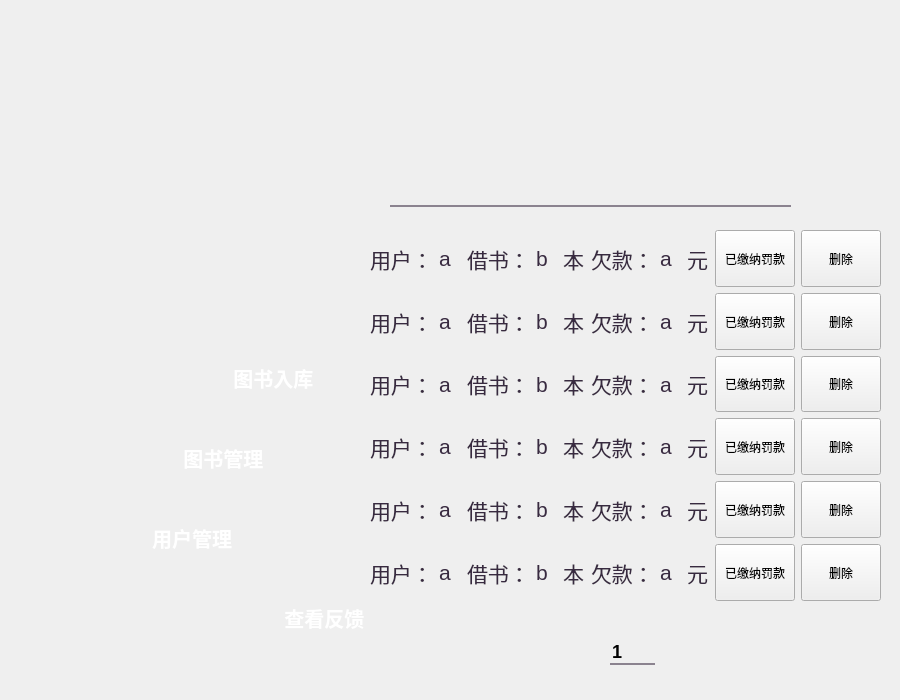
<?xml version="1.0" encoding="UTF-8"?>
<ui version="4.0">
 <class>usemmanagement</class>
 <widget class="QWidget" name="usemmanagement">
  <property name="geometry">
   <rect>
    <x>0</x>
    <y>0</y>
    <width>900</width>
    <height>700</height>
   </rect>
  </property>
  <property name="windowTitle">
   <string>Form</string>
  </property>
  <property name="styleSheet">
   <string notr="true">QPushButton#pushButton_2
{
border:none;
image:url(:/image/view_button.png);
}
QPushButton#reduce_button
{
border:none;
image:url(:/image/Arrow L_X10.png);
}
QPushButton#reduce_button:hover
{
border:none;
image:url(:/image/Arrow L_X10-pressed.png);
}
QPushButton#raise_button
{
border:none;
image:url(:/image/Arrow R_X10.png);
}
QPushButton#raise_button:hover
{
border:none;
image:url(:/image/Arrow R_X10-pressed.png);
}
QLineEdit
{
background-color:transparent;
border:none;
font:bold 18px ;
color:rgba(0,0,0);
border-bottom: 2px solid rgba(56,42,64,140);
}
QLineEdit:hover
{
background-color:transparent;
border:none;
font:bold 18px ;
color:rgb(56,42,64);
border-bottom: 2px solid rgb(56,42,64);
}

QLabel
{
color:rgb(56,42,64);
}
QComboBox
{
background-color:transparent;
border:none;
border-bottom: 2px solid rgba(56,42,64,140);
}
QComboBox:hover
{
background-color:transparent;
border:none;
border-bottom: 2px solid rgb(56,42,64);
}
QComboBox::drop-down
{
min-width: 55px;
border-image:url(:/image/folder-jump-down.png);
}
QComboBox::drop-down:hover
{
min-width: 55px;
border-image:url(:/image/folder-jump-down-pressed.png);
}
QPushButton#Seen_Button
{
border:none;
image:url(:/image/main_more.png);
color:white;
}
QPushButton#Seen_Button:hover
{
image:url(:/image/main_more_pressed.png);
color:white;
}

QPushButton#Update_Button
{
image:url(:/image/login.png);
color:white;
}
QPushButton#Update_Button:hover
{
image:url(:/image/login-pressed.png);
color:white;
}
QPushButton#PersonalMode_Button
{
border:none;
image:url(:/image/main_musicplay.png);
color:white;
}
QPushButton#PersonalMode_Button:hover
{
image:url(:/image/main_musicplay_pressed.png);
color:white;
}

QPushButton#BookMode_Button
{
border:none;
image:url(:/image/main_story.png);
color:white;
}
QPushButton#BookMode_Button:hover
{
image:url(:/image/main_story_pressed.png);
color:white;
}
QPushButton#FindBookMode_Button
{
border:none;
image:url(:/image/main_course_pressed.png);
color:white;
}
QPushButton#FindBookMode_Button:hover
{
image:url(:/image/main_course_pressed.png);
color:white;
}
QPushButton#pushButton
{
border:none;
image:url(:/image/allsongs_button.png);
color:white;
}
QPushButton#pushButton:hover
{
image:url(:/image/allsongs_button_pressed.png);
color:white;
}
QPushButton#btnClose
{
border:none;
image:url(:/image/delet_button.png);
color:white;
}
QPushButton#btnClose:hover
{
image:url(:/image/delet_button_pressed.png);
color:white;
}
</string>
  </property>
  <widget class="QWidget" name="verticalLayoutWidget_3">
   <property name="geometry">
    <rect>
     <x>370</x>
     <y>230</y>
     <width>511</width>
     <height>371</height>
    </rect>
   </property>
   <layout class="QVBoxLayout" name="verticalLayout">
    <item>
     <layout class="QHBoxLayout" name="horizontalLayout_2">
      <item>
       <widget class="QLabel" name="a">
        <property name="font">
         <font>
          <pointsize>16</pointsize>
         </font>
        </property>
        <property name="text">
         <string>用户：</string>
        </property>
       </widget>
      </item>
      <item>
       <widget class="QLabel" name="name">
        <property name="font">
         <font>
          <pointsize>16</pointsize>
         </font>
        </property>
        <property name="text">
         <string>a</string>
        </property>
       </widget>
      </item>
      <item>
       <widget class="QLabel" name="b">
        <property name="font">
         <font>
          <pointsize>16</pointsize>
         </font>
        </property>
        <property name="text">
         <string>借书：</string>
        </property>
       </widget>
      </item>
      <item>
       <widget class="QLabel" name="book">
        <property name="font">
         <font>
          <pointsize>16</pointsize>
         </font>
        </property>
        <property name="text">
         <string>b</string>
        </property>
       </widget>
      </item>
      <item>
       <widget class="QLabel" name="c">
        <property name="font">
         <font>
          <pointsize>16</pointsize>
         </font>
        </property>
        <property name="text">
         <string>本</string>
        </property>
       </widget>
      </item>
      <item>
       <widget class="QLabel" name="d">
        <property name="font">
         <font>
          <pointsize>16</pointsize>
         </font>
        </property>
        <property name="text">
         <string>欠款：</string>
        </property>
       </widget>
      </item>
      <item>
       <widget class="QLabel" name="money">
        <property name="font">
         <font>
          <pointsize>16</pointsize>
         </font>
        </property>
        <property name="text">
         <string>a</string>
        </property>
       </widget>
      </item>
      <item>
       <widget class="QLabel" name="e">
        <property name="font">
         <font>
          <pointsize>16</pointsize>
         </font>
        </property>
        <property name="text">
         <string>元</string>
        </property>
       </widget>
      </item>
      <item>
       <widget class="QPushButton" name="pay">
        <property name="sizePolicy">
         <sizepolicy hsizetype="Minimum" vsizetype="Expanding">
          <horstretch>0</horstretch>
          <verstretch>0</verstretch>
         </sizepolicy>
        </property>
        <property name="text">
         <string>已缴纳罚款</string>
        </property>
       </widget>
      </item>
      <item>
       <widget class="QPushButton" name="delete_2">
        <property name="sizePolicy">
         <sizepolicy hsizetype="Minimum" vsizetype="Expanding">
          <horstretch>0</horstretch>
          <verstretch>0</verstretch>
         </sizepolicy>
        </property>
        <property name="text">
         <string>删除</string>
        </property>
       </widget>
      </item>
     </layout>
    </item>
    <item>
     <layout class="QHBoxLayout" name="bookList2">
      <item>
       <widget class="QLabel" name="a_2">
        <property name="font">
         <font>
          <pointsize>16</pointsize>
         </font>
        </property>
        <property name="text">
         <string>用户：</string>
        </property>
       </widget>
      </item>
      <item>
       <widget class="QLabel" name="name_2">
        <property name="font">
         <font>
          <pointsize>16</pointsize>
         </font>
        </property>
        <property name="text">
         <string>a</string>
        </property>
       </widget>
      </item>
      <item>
       <widget class="QLabel" name="b_2">
        <property name="font">
         <font>
          <pointsize>16</pointsize>
         </font>
        </property>
        <property name="text">
         <string>借书：</string>
        </property>
       </widget>
      </item>
      <item>
       <widget class="QLabel" name="book_2">
        <property name="font">
         <font>
          <pointsize>16</pointsize>
         </font>
        </property>
        <property name="text">
         <string>b</string>
        </property>
       </widget>
      </item>
      <item>
       <widget class="QLabel" name="c_2">
        <property name="font">
         <font>
          <pointsize>16</pointsize>
         </font>
        </property>
        <property name="text">
         <string>本</string>
        </property>
       </widget>
      </item>
      <item>
       <widget class="QLabel" name="d_2">
        <property name="font">
         <font>
          <pointsize>16</pointsize>
         </font>
        </property>
        <property name="text">
         <string>欠款：</string>
        </property>
       </widget>
      </item>
      <item>
       <widget class="QLabel" name="money_2">
        <property name="font">
         <font>
          <pointsize>16</pointsize>
         </font>
        </property>
        <property name="text">
         <string>a</string>
        </property>
       </widget>
      </item>
      <item>
       <widget class="QLabel" name="e_2">
        <property name="font">
         <font>
          <pointsize>16</pointsize>
         </font>
        </property>
        <property name="text">
         <string>元</string>
        </property>
       </widget>
      </item>
      <item>
       <widget class="QPushButton" name="pay_2">
        <property name="sizePolicy">
         <sizepolicy hsizetype="Minimum" vsizetype="Expanding">
          <horstretch>0</horstretch>
          <verstretch>0</verstretch>
         </sizepolicy>
        </property>
        <property name="text">
         <string>已缴纳罚款</string>
        </property>
       </widget>
      </item>
      <item>
       <widget class="QPushButton" name="delete_3">
        <property name="sizePolicy">
         <sizepolicy hsizetype="Minimum" vsizetype="Expanding">
          <horstretch>0</horstretch>
          <verstretch>0</verstretch>
         </sizepolicy>
        </property>
        <property name="text">
         <string>删除</string>
        </property>
       </widget>
      </item>
     </layout>
    </item>
    <item>
     <layout class="QHBoxLayout" name="bookList3">
      <item>
       <widget class="QLabel" name="a_3">
        <property name="font">
         <font>
          <pointsize>16</pointsize>
         </font>
        </property>
        <property name="text">
         <string>用户：</string>
        </property>
       </widget>
      </item>
      <item>
       <widget class="QLabel" name="name_3">
        <property name="font">
         <font>
          <pointsize>16</pointsize>
         </font>
        </property>
        <property name="text">
         <string>a</string>
        </property>
       </widget>
      </item>
      <item>
       <widget class="QLabel" name="b_3">
        <property name="font">
         <font>
          <pointsize>16</pointsize>
         </font>
        </property>
        <property name="text">
         <string>借书：</string>
        </property>
       </widget>
      </item>
      <item>
       <widget class="QLabel" name="book_3">
        <property name="font">
         <font>
          <pointsize>16</pointsize>
         </font>
        </property>
        <property name="text">
         <string>b</string>
        </property>
       </widget>
      </item>
      <item>
       <widget class="QLabel" name="c_3">
        <property name="font">
         <font>
          <pointsize>16</pointsize>
         </font>
        </property>
        <property name="text">
         <string>本</string>
        </property>
       </widget>
      </item>
      <item>
       <widget class="QLabel" name="d_3">
        <property name="font">
         <font>
          <pointsize>16</pointsize>
         </font>
        </property>
        <property name="text">
         <string>欠款：</string>
        </property>
       </widget>
      </item>
      <item>
       <widget class="QLabel" name="money_3">
        <property name="font">
         <font>
          <pointsize>16</pointsize>
         </font>
        </property>
        <property name="text">
         <string>a</string>
        </property>
       </widget>
      </item>
      <item>
       <widget class="QLabel" name="e_3">
        <property name="font">
         <font>
          <pointsize>16</pointsize>
         </font>
        </property>
        <property name="text">
         <string>元</string>
        </property>
       </widget>
      </item>
      <item>
       <widget class="QPushButton" name="pay_3">
        <property name="sizePolicy">
         <sizepolicy hsizetype="Minimum" vsizetype="Expanding">
          <horstretch>0</horstretch>
          <verstretch>0</verstretch>
         </sizepolicy>
        </property>
        <property name="text">
         <string>已缴纳罚款</string>
        </property>
       </widget>
      </item>
      <item>
       <widget class="QPushButton" name="delete_4">
        <property name="sizePolicy">
         <sizepolicy hsizetype="Minimum" vsizetype="Expanding">
          <horstretch>0</horstretch>
          <verstretch>0</verstretch>
         </sizepolicy>
        </property>
        <property name="text">
         <string>删除</string>
        </property>
       </widget>
      </item>
     </layout>
    </item>
    <item>
     <layout class="QHBoxLayout" name="bookList4_2">
      <item>
       <widget class="QLabel" name="a_4">
        <property name="font">
         <font>
          <pointsize>16</pointsize>
         </font>
        </property>
        <property name="text">
         <string>用户：</string>
        </property>
       </widget>
      </item>
      <item>
       <widget class="QLabel" name="name_4">
        <property name="font">
         <font>
          <pointsize>16</pointsize>
         </font>
        </property>
        <property name="text">
         <string>a</string>
        </property>
       </widget>
      </item>
      <item>
       <widget class="QLabel" name="b_4">
        <property name="font">
         <font>
          <pointsize>16</pointsize>
         </font>
        </property>
        <property name="text">
         <string>借书：</string>
        </property>
       </widget>
      </item>
      <item>
       <widget class="QLabel" name="book_4">
        <property name="font">
         <font>
          <pointsize>16</pointsize>
         </font>
        </property>
        <property name="text">
         <string>b</string>
        </property>
       </widget>
      </item>
      <item>
       <widget class="QLabel" name="c_4">
        <property name="font">
         <font>
          <pointsize>16</pointsize>
         </font>
        </property>
        <property name="text">
         <string>本</string>
        </property>
       </widget>
      </item>
      <item>
       <widget class="QLabel" name="d_4">
        <property name="font">
         <font>
          <pointsize>16</pointsize>
         </font>
        </property>
        <property name="text">
         <string>欠款：</string>
        </property>
       </widget>
      </item>
      <item>
       <widget class="QLabel" name="money_4">
        <property name="font">
         <font>
          <pointsize>16</pointsize>
         </font>
        </property>
        <property name="text">
         <string>a</string>
        </property>
       </widget>
      </item>
      <item>
       <widget class="QLabel" name="e_4">
        <property name="font">
         <font>
          <pointsize>16</pointsize>
         </font>
        </property>
        <property name="text">
         <string>元</string>
        </property>
       </widget>
      </item>
      <item>
       <widget class="QPushButton" name="pay_4">
        <property name="sizePolicy">
         <sizepolicy hsizetype="Minimum" vsizetype="Expanding">
          <horstretch>0</horstretch>
          <verstretch>0</verstretch>
         </sizepolicy>
        </property>
        <property name="text">
         <string>已缴纳罚款</string>
        </property>
       </widget>
      </item>
      <item>
       <widget class="QPushButton" name="delete_5">
        <property name="sizePolicy">
         <sizepolicy hsizetype="Minimum" vsizetype="Expanding">
          <horstretch>0</horstretch>
          <verstretch>0</verstretch>
         </sizepolicy>
        </property>
        <property name="text">
         <string>删除</string>
        </property>
       </widget>
      </item>
     </layout>
    </item>
    <item>
     <layout class="QHBoxLayout" name="bookList4_3">
      <item>
       <widget class="QLabel" name="a_5">
        <property name="font">
         <font>
          <pointsize>16</pointsize>
         </font>
        </property>
        <property name="text">
         <string>用户：</string>
        </property>
       </widget>
      </item>
      <item>
       <widget class="QLabel" name="name_5">
        <property name="font">
         <font>
          <pointsize>16</pointsize>
         </font>
        </property>
        <property name="text">
         <string>a</string>
        </property>
       </widget>
      </item>
      <item>
       <widget class="QLabel" name="b_5">
        <property name="font">
         <font>
          <pointsize>16</pointsize>
         </font>
        </property>
        <property name="text">
         <string>借书：</string>
        </property>
       </widget>
      </item>
      <item>
       <widget class="QLabel" name="book_5">
        <property name="font">
         <font>
          <pointsize>16</pointsize>
         </font>
        </property>
        <property name="text">
         <string>b</string>
        </property>
       </widget>
      </item>
      <item>
       <widget class="QLabel" name="c_5">
        <property name="font">
         <font>
          <pointsize>16</pointsize>
         </font>
        </property>
        <property name="text">
         <string>本</string>
        </property>
       </widget>
      </item>
      <item>
       <widget class="QLabel" name="d_5">
        <property name="font">
         <font>
          <pointsize>16</pointsize>
         </font>
        </property>
        <property name="text">
         <string>欠款：</string>
        </property>
       </widget>
      </item>
      <item>
       <widget class="QLabel" name="money_5">
        <property name="font">
         <font>
          <pointsize>16</pointsize>
         </font>
        </property>
        <property name="text">
         <string>a</string>
        </property>
       </widget>
      </item>
      <item>
       <widget class="QLabel" name="e_5">
        <property name="font">
         <font>
          <pointsize>16</pointsize>
         </font>
        </property>
        <property name="text">
         <string>元</string>
        </property>
       </widget>
      </item>
      <item>
       <widget class="QPushButton" name="pay_5">
        <property name="sizePolicy">
         <sizepolicy hsizetype="Minimum" vsizetype="Expanding">
          <horstretch>0</horstretch>
          <verstretch>0</verstretch>
         </sizepolicy>
        </property>
        <property name="text">
         <string>已缴纳罚款</string>
        </property>
       </widget>
      </item>
      <item>
       <widget class="QPushButton" name="delete_6">
        <property name="sizePolicy">
         <sizepolicy hsizetype="Minimum" vsizetype="Expanding">
          <horstretch>0</horstretch>
          <verstretch>0</verstretch>
         </sizepolicy>
        </property>
        <property name="text">
         <string>删除</string>
        </property>
       </widget>
      </item>
     </layout>
    </item>
    <item>
     <layout class="QHBoxLayout" name="bookList4">
      <item>
       <widget class="QLabel" name="a_6">
        <property name="font">
         <font>
          <pointsize>16</pointsize>
         </font>
        </property>
        <property name="text">
         <string>用户：</string>
        </property>
       </widget>
      </item>
      <item>
       <widget class="QLabel" name="name_6">
        <property name="font">
         <font>
          <pointsize>16</pointsize>
         </font>
        </property>
        <property name="text">
         <string>a</string>
        </property>
       </widget>
      </item>
      <item>
       <widget class="QLabel" name="b_6">
        <property name="font">
         <font>
          <pointsize>16</pointsize>
         </font>
        </property>
        <property name="text">
         <string>借书：</string>
        </property>
       </widget>
      </item>
      <item>
       <widget class="QLabel" name="book_6">
        <property name="font">
         <font>
          <pointsize>16</pointsize>
         </font>
        </property>
        <property name="text">
         <string>b</string>
        </property>
       </widget>
      </item>
      <item>
       <widget class="QLabel" name="c_6">
        <property name="font">
         <font>
          <pointsize>16</pointsize>
         </font>
        </property>
        <property name="text">
         <string>本</string>
        </property>
       </widget>
      </item>
      <item>
       <widget class="QLabel" name="d_6">
        <property name="font">
         <font>
          <pointsize>16</pointsize>
         </font>
        </property>
        <property name="text">
         <string>欠款：</string>
        </property>
       </widget>
      </item>
      <item>
       <widget class="QLabel" name="money_6">
        <property name="font">
         <font>
          <pointsize>16</pointsize>
         </font>
        </property>
        <property name="text">
         <string>a</string>
        </property>
       </widget>
      </item>
      <item>
       <widget class="QLabel" name="e_6">
        <property name="font">
         <font>
          <pointsize>16</pointsize>
         </font>
        </property>
        <property name="text">
         <string>元</string>
        </property>
       </widget>
      </item>
      <item>
       <widget class="QPushButton" name="pay_6">
        <property name="sizePolicy">
         <sizepolicy hsizetype="Minimum" vsizetype="Expanding">
          <horstretch>0</horstretch>
          <verstretch>0</verstretch>
         </sizepolicy>
        </property>
        <property name="text">
         <string>已缴纳罚款</string>
        </property>
       </widget>
      </item>
      <item>
       <widget class="QPushButton" name="delete_7">
        <property name="sizePolicy">
         <sizepolicy hsizetype="Minimum" vsizetype="Expanding">
          <horstretch>0</horstretch>
          <verstretch>0</verstretch>
         </sizepolicy>
        </property>
        <property name="text">
         <string>删除</string>
        </property>
       </widget>
      </item>
     </layout>
    </item>
   </layout>
  </widget>
  <widget class="QPushButton" name="PersonalMode_Button">
   <property name="enabled">
    <bool>true</bool>
   </property>
   <property name="geometry">
    <rect>
     <x>90</x>
     <y>340</y>
     <width>300</width>
     <height>75</height>
    </rect>
   </property>
   <property name="sizePolicy">
    <sizepolicy hsizetype="Expanding" vsizetype="Expanding">
     <horstretch>0</horstretch>
     <verstretch>0</verstretch>
    </sizepolicy>
   </property>
   <property name="font">
    <font>
     <pointsize>15</pointsize>
     <bold>true</bold>
    </font>
   </property>
   <property name="focusPolicy">
    <enum>Qt::ClickFocus</enum>
   </property>
   <property name="layoutDirection">
    <enum>Qt::LeftToRight</enum>
   </property>
   <property name="autoFillBackground">
    <bool>false</bool>
   </property>
   <property name="styleSheet">
    <string notr="true">QPushButton {
    color: white;
}
</string>
   </property>
   <property name="text">
    <string>            图书入库</string>
   </property>
   <property name="flat">
    <bool>true</bool>
   </property>
  </widget>
  <widget class="QPushButton" name="BookMode_Button">
   <property name="enabled">
    <bool>true</bool>
   </property>
   <property name="geometry">
    <rect>
     <x>40</x>
     <y>420</y>
     <width>300</width>
     <height>75</height>
    </rect>
   </property>
   <property name="sizePolicy">
    <sizepolicy hsizetype="Expanding" vsizetype="Expanding">
     <horstretch>0</horstretch>
     <verstretch>0</verstretch>
    </sizepolicy>
   </property>
   <property name="palette">
    <palette>
     <active>
      <colorrole role="WindowText">
       <brush brushstyle="SolidPattern">
        <color alpha="255">
         <red>128</red>
         <green>128</green>
         <blue>128</blue>
        </color>
       </brush>
      </colorrole>
      <colorrole role="Button">
       <brush brushstyle="SolidPattern">
        <color alpha="0">
         <red>0</red>
         <green>0</green>
         <blue>0</blue>
        </color>
       </brush>
      </colorrole>
      <colorrole role="Text">
       <brush brushstyle="SolidPattern">
        <color alpha="255">
         <red>128</red>
         <green>128</green>
         <blue>128</blue>
        </color>
       </brush>
      </colorrole>
      <colorrole role="ButtonText">
       <brush brushstyle="SolidPattern">
        <color alpha="255">
         <red>128</red>
         <green>128</green>
         <blue>128</blue>
        </color>
       </brush>
      </colorrole>
      <colorrole role="Base">
       <brush brushstyle="SolidPattern">
        <color alpha="0">
         <red>0</red>
         <green>0</green>
         <blue>0</blue>
        </color>
       </brush>
      </colorrole>
      <colorrole role="Window">
       <brush brushstyle="SolidPattern">
        <color alpha="0">
         <red>0</red>
         <green>0</green>
         <blue>0</blue>
        </color>
       </brush>
      </colorrole>
      <colorrole role="PlaceholderText">
       <brush brushstyle="SolidPattern">
        <color alpha="128">
         <red>128</red>
         <green>128</green>
         <blue>128</blue>
        </color>
       </brush>
      </colorrole>
     </active>
     <inactive>
      <colorrole role="WindowText">
       <brush brushstyle="SolidPattern">
        <color alpha="255">
         <red>128</red>
         <green>128</green>
         <blue>128</blue>
        </color>
       </brush>
      </colorrole>
      <colorrole role="Button">
       <brush brushstyle="SolidPattern">
        <color alpha="0">
         <red>0</red>
         <green>0</green>
         <blue>0</blue>
        </color>
       </brush>
      </colorrole>
      <colorrole role="Text">
       <brush brushstyle="SolidPattern">
        <color alpha="255">
         <red>128</red>
         <green>128</green>
         <blue>128</blue>
        </color>
       </brush>
      </colorrole>
      <colorrole role="ButtonText">
       <brush brushstyle="SolidPattern">
        <color alpha="255">
         <red>128</red>
         <green>128</green>
         <blue>128</blue>
        </color>
       </brush>
      </colorrole>
      <colorrole role="Base">
       <brush brushstyle="SolidPattern">
        <color alpha="0">
         <red>0</red>
         <green>0</green>
         <blue>0</blue>
        </color>
       </brush>
      </colorrole>
      <colorrole role="Window">
       <brush brushstyle="SolidPattern">
        <color alpha="0">
         <red>0</red>
         <green>0</green>
         <blue>0</blue>
        </color>
       </brush>
      </colorrole>
      <colorrole role="PlaceholderText">
       <brush brushstyle="SolidPattern">
        <color alpha="128">
         <red>128</red>
         <green>128</green>
         <blue>128</blue>
        </color>
       </brush>
      </colorrole>
     </inactive>
     <disabled>
      <colorrole role="WindowText">
       <brush brushstyle="SolidPattern">
        <color alpha="255">
         <red>128</red>
         <green>128</green>
         <blue>128</blue>
        </color>
       </brush>
      </colorrole>
      <colorrole role="Button">
       <brush brushstyle="SolidPattern">
        <color alpha="0">
         <red>0</red>
         <green>0</green>
         <blue>0</blue>
        </color>
       </brush>
      </colorrole>
      <colorrole role="Text">
       <brush brushstyle="SolidPattern">
        <color alpha="255">
         <red>128</red>
         <green>128</green>
         <blue>128</blue>
        </color>
       </brush>
      </colorrole>
      <colorrole role="ButtonText">
       <brush brushstyle="SolidPattern">
        <color alpha="255">
         <red>128</red>
         <green>128</green>
         <blue>128</blue>
        </color>
       </brush>
      </colorrole>
      <colorrole role="Base">
       <brush brushstyle="SolidPattern">
        <color alpha="0">
         <red>0</red>
         <green>0</green>
         <blue>0</blue>
        </color>
       </brush>
      </colorrole>
      <colorrole role="Window">
       <brush brushstyle="SolidPattern">
        <color alpha="0">
         <red>0</red>
         <green>0</green>
         <blue>0</blue>
        </color>
       </brush>
      </colorrole>
      <colorrole role="PlaceholderText">
       <brush brushstyle="SolidPattern">
        <color alpha="128">
         <red>128</red>
         <green>128</green>
         <blue>128</blue>
        </color>
       </brush>
      </colorrole>
     </disabled>
    </palette>
   </property>
   <property name="font">
    <font>
     <pointsize>15</pointsize>
     <bold>true</bold>
    </font>
   </property>
   <property name="mouseTracking">
    <bool>true</bool>
   </property>
   <property name="acceptDrops">
    <bool>false</bool>
   </property>
   <property name="layoutDirection">
    <enum>Qt::LeftToRight</enum>
   </property>
   <property name="autoFillBackground">
    <bool>false</bool>
   </property>
   <property name="styleSheet">
    <string notr="true">QPushButton {
    color: white;
}
</string>
   </property>
   <property name="text">
    <string>            图书管理</string>
   </property>
   <property name="flat">
    <bool>true</bool>
   </property>
  </widget>
  <widget class="QPushButton" name="FindBookMode_Button">
   <property name="geometry">
    <rect>
     <x>20</x>
     <y>500</y>
     <width>300</width>
     <height>75</height>
    </rect>
   </property>
   <property name="sizePolicy">
    <sizepolicy hsizetype="Expanding" vsizetype="Expanding">
     <horstretch>0</horstretch>
     <verstretch>0</verstretch>
    </sizepolicy>
   </property>
   <property name="font">
    <font>
     <pointsize>15</pointsize>
     <bold>true</bold>
    </font>
   </property>
   <property name="layoutDirection">
    <enum>Qt::LeftToRight</enum>
   </property>
   <property name="autoFillBackground">
    <bool>false</bool>
   </property>
   <property name="styleSheet">
    <string notr="true">QPushButton {
    color: white;
}</string>
   </property>
   <property name="text">
    <string>        用户管理</string>
   </property>
   <property name="flat">
    <bool>true</bool>
   </property>
  </widget>
  <widget class="QPushButton" name="Seen_Button">
   <property name="enabled">
    <bool>true</bool>
   </property>
   <property name="geometry">
    <rect>
     <x>130</x>
     <y>580</y>
     <width>300</width>
     <height>75</height>
    </rect>
   </property>
   <property name="sizePolicy">
    <sizepolicy hsizetype="Expanding" vsizetype="Expanding">
     <horstretch>0</horstretch>
     <verstretch>0</verstretch>
    </sizepolicy>
   </property>
   <property name="font">
    <font>
     <pointsize>15</pointsize>
     <bold>true</bold>
    </font>
   </property>
   <property name="focusPolicy">
    <enum>Qt::ClickFocus</enum>
   </property>
   <property name="layoutDirection">
    <enum>Qt::LeftToRight</enum>
   </property>
   <property name="autoFillBackground">
    <bool>false</bool>
   </property>
   <property name="styleSheet">
    <string notr="true">QPushButton {
    color: white;
}
</string>
   </property>
   <property name="text">
    <string>                查看反馈</string>
   </property>
  </widget>
  <widget class="QLabel" name="label">
   <property name="geometry">
    <rect>
     <x>20</x>
     <y>20</y>
     <width>860</width>
     <height>660</height>
    </rect>
   </property>
   <property name="text">
    <string/>
   </property>
   <property name="pixmap">
    <pixmap resource="Logo.qrc">:/image/bg_light.png</pixmap>
   </property>
   <property name="scaledContents">
    <bool>true</bool>
   </property>
  </widget>
  <widget class="QLabel" name="label_2">
   <property name="geometry">
    <rect>
     <x>0</x>
     <y>10</y>
     <width>520</width>
     <height>520</height>
    </rect>
   </property>
   <property name="text">
    <string/>
   </property>
   <property name="pixmap">
    <pixmap resource="Logo.qrc">:/image/60.png</pixmap>
   </property>
   <property name="scaledContents">
    <bool>true</bool>
   </property>
  </widget>
  <widget class="QLabel" name="label_3">
   <property name="geometry">
    <rect>
     <x>369</x>
     <y>150</y>
     <width>511</width>
     <height>451</height>
    </rect>
   </property>
   <property name="text">
    <string/>
   </property>
   <property name="pixmap">
    <pixmap resource="Logo.qrc">:/image/bg_shadow.png</pixmap>
   </property>
   <property name="scaledContents">
    <bool>true</bool>
   </property>
  </widget>
  <widget class="QLineEdit" name="pages">
   <property name="geometry">
    <rect>
     <x>610</x>
     <y>640</y>
     <width>45</width>
     <height>25</height>
    </rect>
   </property>
   <property name="sizePolicy">
    <sizepolicy hsizetype="Expanding" vsizetype="Expanding">
     <horstretch>0</horstretch>
     <verstretch>0</verstretch>
    </sizepolicy>
   </property>
   <property name="font">
    <font>
     <pointsize>-1</pointsize>
     <italic>false</italic>
     <bold>true</bold>
    </font>
   </property>
   <property name="layoutDirection">
    <enum>Qt::LeftToRight</enum>
   </property>
   <property name="text">
    <string>1</string>
   </property>
  </widget>
  <widget class="QPushButton" name="reduce_button">
   <property name="geometry">
    <rect>
     <x>560</x>
     <y>630</y>
     <width>50</width>
     <height>50</height>
    </rect>
   </property>
   <property name="sizePolicy">
    <sizepolicy hsizetype="Minimum" vsizetype="Expanding">
     <horstretch>0</horstretch>
     <verstretch>0</verstretch>
    </sizepolicy>
   </property>
   <property name="font">
    <font>
     <pointsize>16</pointsize>
    </font>
   </property>
   <property name="text">
    <string/>
   </property>
  </widget>
  <widget class="QPushButton" name="raise_button">
   <property name="geometry">
    <rect>
     <x>660</x>
     <y>630</y>
     <width>50</width>
     <height>50</height>
    </rect>
   </property>
   <property name="sizePolicy">
    <sizepolicy hsizetype="Minimum" vsizetype="Expanding">
     <horstretch>0</horstretch>
     <verstretch>0</verstretch>
    </sizepolicy>
   </property>
   <property name="font">
    <font>
     <pointsize>16</pointsize>
    </font>
   </property>
   <property name="text">
    <string/>
   </property>
  </widget>
  <widget class="QLineEdit" name="lineEdit">
   <property name="geometry">
    <rect>
     <x>390</x>
     <y>166</y>
     <width>401</width>
     <height>41</height>
    </rect>
   </property>
   <property name="sizePolicy">
    <sizepolicy hsizetype="Expanding" vsizetype="Ignored">
     <horstretch>0</horstretch>
     <verstretch>0</verstretch>
    </sizepolicy>
   </property>
   <property name="font">
    <font>
     <pointsize>-1</pointsize>
     <italic>false</italic>
     <bold>true</bold>
    </font>
   </property>
  </widget>
  <widget class="QPushButton" name="pushButton_2">
   <property name="geometry">
    <rect>
     <x>820</x>
     <y>160</y>
     <width>50</width>
     <height>50</height>
    </rect>
   </property>
   <property name="sizePolicy">
    <sizepolicy hsizetype="Maximum" vsizetype="Minimum">
     <horstretch>0</horstretch>
     <verstretch>0</verstretch>
    </sizepolicy>
   </property>
   <property name="text">
    <string/>
   </property>
  </widget>
  <widget class="QPushButton" name="btnClose">
   <property name="geometry">
    <rect>
     <x>832</x>
     <y>20</y>
     <width>48</width>
     <height>48</height>
    </rect>
   </property>
   <property name="text">
    <string/>
   </property>
   <property name="flat">
    <bool>true</bool>
   </property>
  </widget>
  <zorder>pages</zorder>
  <zorder>reduce_button</zorder>
  <zorder>raise_button</zorder>
  <zorder>label</zorder>
  <zorder>label_3</zorder>
  <zorder>label_2</zorder>
  <zorder>verticalLayoutWidget_3</zorder>
  <zorder>PersonalMode_Button</zorder>
  <zorder>BookMode_Button</zorder>
  <zorder>FindBookMode_Button</zorder>
  <zorder>Seen_Button</zorder>
  <zorder>lineEdit</zorder>
  <zorder>pushButton_2</zorder>
  <zorder>btnClose</zorder>
 </widget>
 <resources>
  <include location="Logo.qrc"/>
 </resources>
 <connections/>
</ui>
